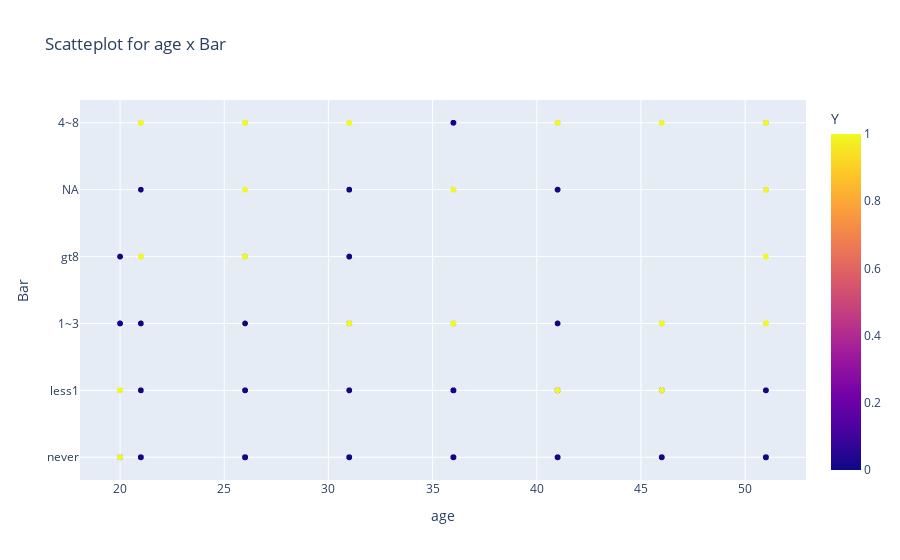

Notebook cell for this chart:
### Markdown cell above
7.  Based on these observations, what do you hypothesize about drivers who accepted the bar coupons?

### Code cell
fig = px.scatter(bar_coupons[['age', 'Bar', 'income', 'Y']], x='age', y='Bar', color='Y', title='Scatteplot for age x Bar')
fig.show()
fig.write_image("images/bar_coupon_scatter1.png")

### Figure 1 — Plotly figure (JSON) as saved in the notebook; plotly's stock layout.template omitted (floating-point values rounded to 4 significant figures; data arrays with more than 128 entries replaced by an {"elided": "..."} marker saying what was removed)
{"data": [{"hovertemplate": "age=%{x}<br>Bar=%{y}<br>Y=%{marker.color}<extra></extra>", "legendgroup": "", "marker": {"color": {"elided": "2017 int values"}, "coloraxis": "coloraxis", "symbol": "circle"}, "mode": "markers", "name": "", "showlegend": false, "type": "scattergl", "x": {"elided": "2017 int values"}, "xaxis": "x", "y": {"elided": "2017 str values"}, "yaxis": "y"}], "layout": {"coloraxis": {"colorbar": {"title": {"text": "Y"}}, "colorscale": [[0, "#0d0887"], [0.1111, "#46039f"], [0.2222, "#7201a8"], [0.3333, "#9c179e"], [0.4444, "#bd3786"], [0.5556, "#d8576b"], [0.6667, "#ed7953"], [0.7778, "#fb9f3a"], [0.8889, "#fdca26"], [1, "#f0f921"]]}, "legend": {"tracegroupgap": 0}, "title": {"text": "Scatteplot for age x Bar"}, "xaxis": {"anchor": "y", "domain": [0, 1], "title": {"text": "age"}}, "yaxis": {"anchor": "x", "domain": [0, 1], "title": {"text": "Bar"}}}}
